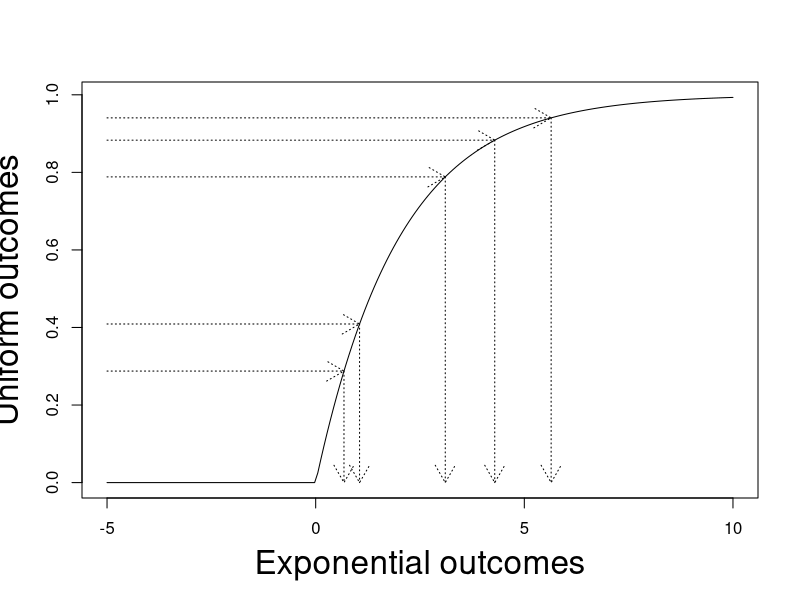
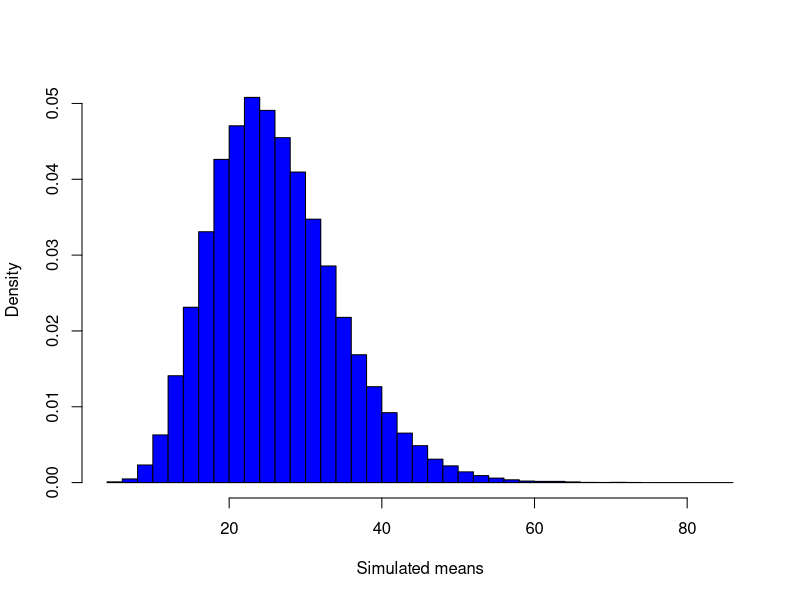
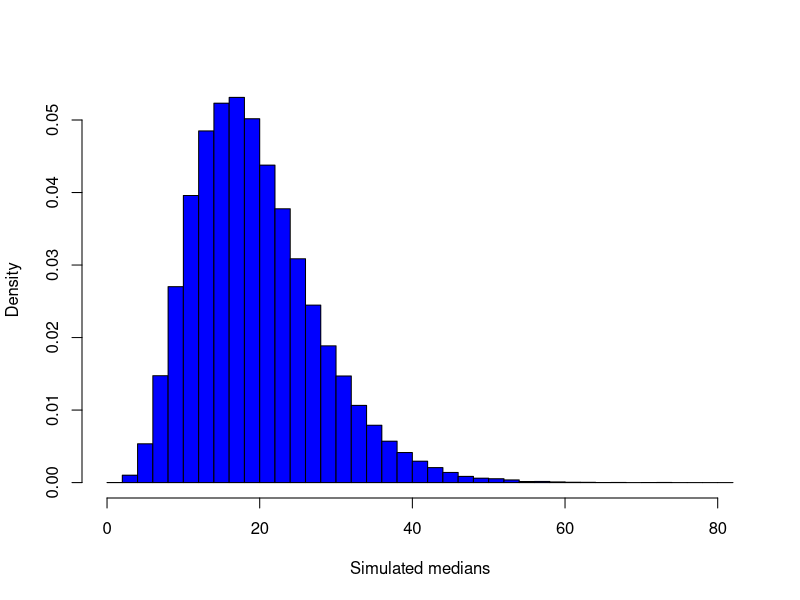

Here is the R script that generated these plots, in order:
######################################################################
### Simulating from the exponential distribution with lambda = 0.5 ###  
### using the U(0,1)-distribution                                  ###
######################################################################

xseq <- seq(-5, 10, len = 200)
plot(xseq, pexp(xseq, 1/2), type = "l", xlab = "Exponential outcomes", ylab = "Uniform outcomes", cex.lab = 2)
set.seed(123)
us <- runif(5)
arrows(rep(-5,5), us, qexp(us, 1/2), us, lty = 3, length = 0.2)
arrows(qexp(us, 1/2), us, qexp(us, 1/2), 0, lty = 3, length = 0.2)

##################################
### Simulation: Area of plates ###
##################################

set.seed(420)

k <- 10000 # Number of simulations
X <- rnorm(k, 2, 0.01)
Y <- rnorm(k, 3, 0.02)
A <- X*Y

mean(A) 
var(A) 
mean(abs(A - 6) > 0.1)
sum(abs(A - 6) > 0.1)
########################################################################
### Simulations: Mean of 10 exponential distributed random variables ###
########################################################################

set.seed(9876)

# Number of simulations
k <- 100000

# Simulate 10 exponentials with the 'right' mean k times
sim_samples <- replicate(k, rexp(10, 1/26.08))

# Compute the mean of the 10 simulated observations k times
sim_means <- apply(sim_samples, 2, mean)

# Find relevant quantiles of the k simulated means
quantile(sim_means, c(0.025, 0.975)) 

# Make histogram of simulated means
hist(sim_means, col = "blue", nclass = 30, main = "", prob = TRUE, xlab = "Simulated means")

##########################################################################
### Simulations: Median of 10 exponential distributed random variables ###
##########################################################################

set.seed(9876)

# Number of simulations
k <- 100000

# Simulate 10 exponentials with the 'right' mean k times
sim_samples <- replicate(k, rexp(10, 1/26.08))

# Compute the median of the 10 simulated observations k times
sim_medians <- apply(sim_samples, 2, median)

# Find relevant quantiles of the k simulated medians
quantile(sim_medians, c(0.025, 0.975)) 

# Make histogram of simulated medians
hist(sim_medians, col = "blue", nclass = 30, main = "", prob = TRUE, xlab = "Simulated medians")

######################################################
### Simulation: CI for Q3 of a normal distribution ###
######################################################

set.seed(9876)

# Heights data
x <- c(168, 161, 167, 179, 184, 166, 198, 187, 191, 179)
n <- length(x)

# Define a Q3-function
Q3 <- function(x){ quantile(x, 0.75)}

# Set number of simulations
k <- 100000

# Simulate k samples of n = 10 normals with the 'right' mean and variance
sim_samples <- replicate(k, rnorm(n, mean(x), sd(x)))

# Compute the Q3 of the n = 10 simulated observations k times
simQ3s <- apply(sim_samples, 2, Q3)

# Find the two relevant quantiles of the k simulated Q3s
quantile(simQ3s, c(0.005, 0.995)) 

#################################################################################
### Simulations: Confidence interval for difference between exponential means ###
#################################################################################

set.seed(9876)

# Day 1 data
x <- c(32.6, 1.6, 42.1, 29.2, 53.4, 79.3,  2.3 , 4.7, 13.6, 2.0)
n1 <- length(x)

# Day 2 data
y <- c(9.6, 22.2, 52.5, 12.6, 33.0, 15.2, 76.6, 36.3, 110.2, 
       18.0, 62.4, 10.3)
n2 <- length(y)

# Set number of simulations:
k <- 100000

# Simulate k samples of each n1 = 10 and n2 = 12 exponentials 
# with the 'right' means

simX_samples <- replicate(k, rexp(n1, 1/mean(x)))
simY_samples <- replicate(k, rexp(n2, 1/mean(y)))

# Compute the difference between the simulated means k times
sim_dif_means <- apply(simX_samples, 2, mean) - 
  apply(simY_samples, 2, mean) 

# Find the relevant quantiles of the k simulated differences of means:
quantile(sim_dif_means, c(0.025, 0.975)) 

##############################################
### Example: Womens' cigarette consumption ###
##############################################

# Data 
x1 <-  c(8, 24, 7, 20, 6, 20, 13, 15, 11, 22, 15) 
x2 <-  c(5, 11, 0, 15, 0, 20, 15, 19, 12, 0, 6) 

# Compute differences
dif <- x1-x2 
dif

# Compute average difference
mean(dif)

# 95% CI for mean by non-parametric bootstrap
k = 100000 
sim_samples = replicate(k, sample(dif, replace = TRUE)) 
sim_means = apply(sim_samples, 2, mean) 
quantile(sim_means, c(0.025,0.975)) 

# 95% CI for median by non-parametric bootstrap
k = 100000 
sim_samples = replicate(k, sample(dif, replace = TRUE)) 
sim_medians = apply(sim_samples, 2, median) 
quantile(sim_medians, c(0.025,0.975)) 

#############################
### Example: Tooth health ###
#############################

# Reading in data
x <- c(9, 10, 12, 6, 10, 8, 6, 20, 12)
y <- c(14,15,19,12,13,13,16,14,9,12) 

# 95% CI for mean difference by non-parametric bootstrap
k <- 100000 
simx_samples <- replicate(k, sample(x, replace = TRUE))
simy_samples <- replicate(k, sample(y, replace = TRUE)) 
sim_mean_difs <- apply(simx_samples, 2, mean)-
                           apply(simy_samples, 2, mean)  
quantile(sim_mean_difs, c(0.025,0.975)) 

# 99% CI for median difference by non-parametric bootstrap
k <- 100000 
simx_samples <- replicate(k, sample(x, replace = TRUE))
simy_samples <- replicate(k, sample(y, replace = TRUE)) 
sim_median_difs <- apply(simx_samples, 2, median)-
                        apply(simy_samples, 2, median)  
quantile(sim_median_difs, c(0.005,0.995)) 
